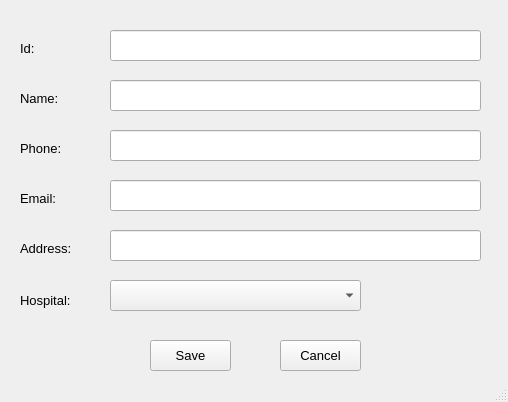
<?xml version="1.0" encoding="UTF-8"?>
<ui version="4.0">
 <class>edit_form_doctor_patient</class>
 <widget class="QMainWindow" name="edit_form_doctor_patient">
  <property name="geometry">
   <rect>
    <x>0</x>
    <y>0</y>
    <width>508</width>
    <height>402</height>
   </rect>
  </property>
  <property name="windowTitle">
   <string>Edit Infromation</string>
  </property>
  <widget class="QWidget" name="centralwidget">
   <widget class="QLabel" name="label">
    <property name="geometry">
     <rect>
      <x>20</x>
      <y>40</y>
      <width>55</width>
      <height>16</height>
     </rect>
    </property>
    <property name="font">
     <font>
      <pointsize>10</pointsize>
     </font>
    </property>
    <property name="text">
     <string>Id:</string>
    </property>
   </widget>
   <widget class="QLabel" name="label_2">
    <property name="geometry">
     <rect>
      <x>20</x>
      <y>90</y>
      <width>55</width>
      <height>16</height>
     </rect>
    </property>
    <property name="font">
     <font>
      <pointsize>10</pointsize>
     </font>
    </property>
    <property name="text">
     <string>Name:</string>
    </property>
   </widget>
   <widget class="QLabel" name="label_3">
    <property name="geometry">
     <rect>
      <x>20</x>
      <y>140</y>
      <width>55</width>
      <height>16</height>
     </rect>
    </property>
    <property name="font">
     <font>
      <pointsize>10</pointsize>
     </font>
    </property>
    <property name="text">
     <string>Phone:</string>
    </property>
   </widget>
   <widget class="QLabel" name="label_4">
    <property name="geometry">
     <rect>
      <x>20</x>
      <y>240</y>
      <width>71</width>
      <height>16</height>
     </rect>
    </property>
    <property name="font">
     <font>
      <pointsize>10</pointsize>
     </font>
    </property>
    <property name="text">
     <string>Address:</string>
    </property>
   </widget>
   <widget class="QLabel" name="label_5">
    <property name="geometry">
     <rect>
      <x>20</x>
      <y>190</y>
      <width>71</width>
      <height>16</height>
     </rect>
    </property>
    <property name="font">
     <font>
      <pointsize>10</pointsize>
     </font>
    </property>
    <property name="text">
     <string>Email:</string>
    </property>
   </widget>
   <widget class="QLabel" name="label_6">
    <property name="geometry">
     <rect>
      <x>20</x>
      <y>290</y>
      <width>71</width>
      <height>21</height>
     </rect>
    </property>
    <property name="font">
     <font>
      <pointsize>10</pointsize>
     </font>
    </property>
    <property name="text">
     <string>Hospital:</string>
    </property>
   </widget>
   <widget class="QPushButton" name="btn_save_edit_doctor_patient">
    <property name="geometry">
     <rect>
      <x>150</x>
      <y>340</y>
      <width>81</width>
      <height>31</height>
     </rect>
    </property>
    <property name="font">
     <font>
      <pointsize>10</pointsize>
     </font>
    </property>
    <property name="text">
     <string>Save</string>
    </property>
   </widget>
   <widget class="QPushButton" name="btn_cancel_edit_doctor_patient">
    <property name="geometry">
     <rect>
      <x>280</x>
      <y>340</y>
      <width>81</width>
      <height>31</height>
     </rect>
    </property>
    <property name="font">
     <font>
      <pointsize>10</pointsize>
     </font>
    </property>
    <property name="text">
     <string>Cancel</string>
    </property>
   </widget>
   <widget class="QLineEdit" name="txt_id_edit_doctor_patient">
    <property name="geometry">
     <rect>
      <x>110</x>
      <y>30</y>
      <width>371</width>
      <height>31</height>
     </rect>
    </property>
    <property name="readOnly">
     <bool>true</bool>
    </property>
   </widget>
   <widget class="QLineEdit" name="txt_name_edit_doctor_patient">
    <property name="geometry">
     <rect>
      <x>110</x>
      <y>80</y>
      <width>371</width>
      <height>31</height>
     </rect>
    </property>
    <property name="readOnly">
     <bool>false</bool>
    </property>
   </widget>
   <widget class="QLineEdit" name="txt_phone_edit_doctor_patient">
    <property name="geometry">
     <rect>
      <x>110</x>
      <y>130</y>
      <width>371</width>
      <height>31</height>
     </rect>
    </property>
    <property name="readOnly">
     <bool>false</bool>
    </property>
   </widget>
   <widget class="QLineEdit" name="txt_email_edit_doctor_patient">
    <property name="geometry">
     <rect>
      <x>110</x>
      <y>180</y>
      <width>371</width>
      <height>31</height>
     </rect>
    </property>
    <property name="readOnly">
     <bool>false</bool>
    </property>
   </widget>
   <widget class="QLineEdit" name="txt_address_edit_doctor_patient">
    <property name="geometry">
     <rect>
      <x>110</x>
      <y>230</y>
      <width>371</width>
      <height>31</height>
     </rect>
    </property>
    <property name="readOnly">
     <bool>false</bool>
    </property>
   </widget>
   <widget class="QComboBox" name="combo_edit_doctor_patient">
    <property name="geometry">
     <rect>
      <x>110</x>
      <y>280</y>
      <width>251</width>
      <height>31</height>
     </rect>
    </property>
   </widget>
  </widget>
  <widget class="QMenuBar" name="menubar">
   <property name="geometry">
    <rect>
     <x>0</x>
     <y>0</y>
     <width>508</width>
     <height>25</height>
    </rect>
   </property>
  </widget>
  <widget class="QStatusBar" name="statusbar"/>
 </widget>
 <resources/>
 <connections/>
</ui>
